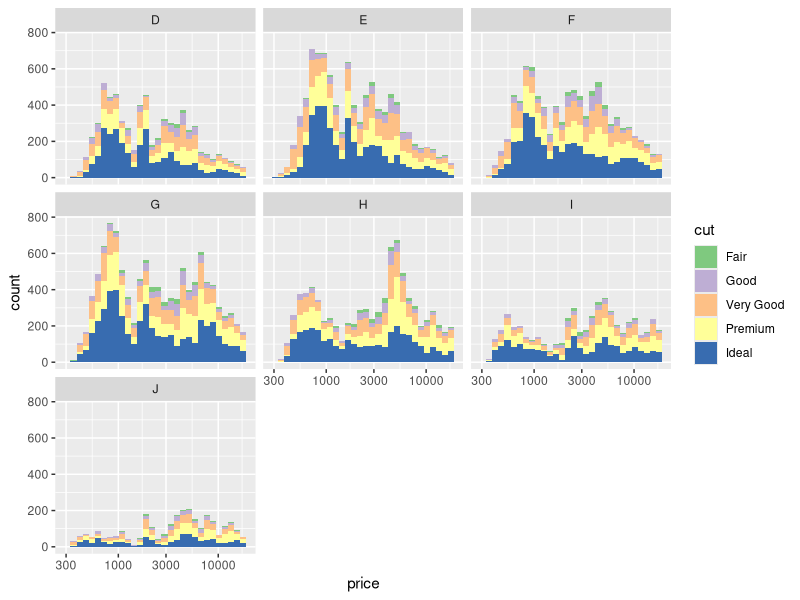
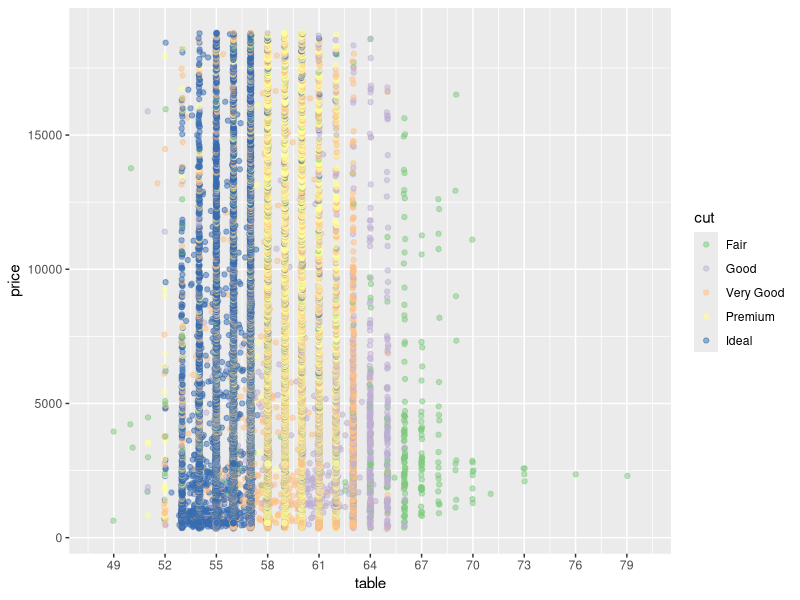

R code for these plots, in order:
## ---- chunk 1
knitr::opts_chunk$set(echo = TRUE)
## ---- chunk 2
#Load ggplot first
library(ggplot2) 

# Load diamonds dataset contained in ggplot package
data(diamonds)
d <- diamonds

## ---- chunk 3
print('Observations: ')
nrow(d) 
print('Variables: ')
ncol(d)
## ---- chunk 4
# Create a histogram of diamond prices.
# Facet the histogram by diamond color
# and use cut to color the histogram bars.

ggplot(aes(price, fill = cut), data = subset(d, !is.na(price))) +
  facet_wrap( ~ color) +
  geom_histogram() +
  scale_x_log10() +
  scale_fill_brewer(type = 'qual')

## ---- chunk 5
# Create a scatterplot of diamond price vs.
# table and color the points by the cut of
# the diamond.

ggplot(aes(y = price, x = table), data = subset(d, !is.na(table), !is.na(price))) +
  geom_jitter(alpha = 1/2, aes(color = cut)) +
  scale_colour_brewer(type = 'qual') +
  scale_x_continuous(limits = c(48,80), breaks = seq(min(d$table), max(d$table), by = 3))

